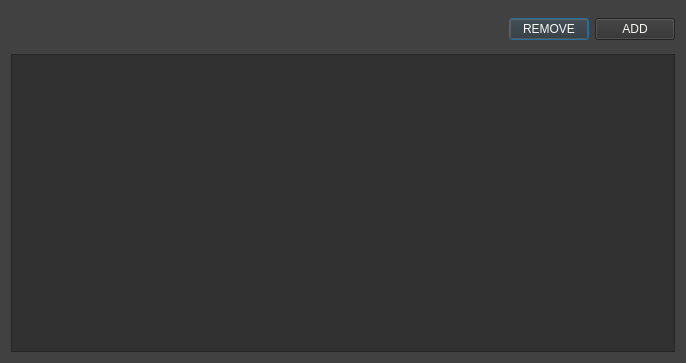
<?xml version="1.0" encoding="UTF-8"?>
<ui version="4.0">
 <class>BreakersTableWin</class>
 <widget class="QDialog" name="BreakersTableWin">
  <property name="geometry">
   <rect>
    <x>0</x>
    <y>0</y>
    <width>686</width>
    <height>363</height>
   </rect>
  </property>
  <property name="windowTitle">
   <string>Dialog</string>
  </property>
  <property name="styleSheet">
   <string notr="true">QDialog{
  background-color: #414141;
	color: rgb(238, 238, 236);
}</string>
  </property>
  <layout class="QGridLayout" name="gridLayout">
   <item row="0" column="0">
    <layout class="QVBoxLayout" name="verticalLayout" stretch="1,1,1,40">
     <item>
      <spacer name="verticalSpacer_2">
       <property name="orientation">
        <enum>Qt::Vertical</enum>
       </property>
       <property name="sizeHint" stdset="0">
        <size>
         <width>20</width>
         <height>40</height>
        </size>
       </property>
      </spacer>
     </item>
     <item>
      <layout class="QHBoxLayout" name="horizontalLayout">
       <item>
        <spacer name="horizontalSpacer">
         <property name="orientation">
          <enum>Qt::Horizontal</enum>
         </property>
         <property name="sizeHint" stdset="0">
          <size>
           <width>40</width>
           <height>20</height>
          </size>
         </property>
        </spacer>
       </item>
       <item>
        <widget class="QPushButton" name="pushButton_2">
         <property name="styleSheet">
          <string notr="true">background-color: #313131;
color: #f8f8f2;</string>
         </property>
         <property name="text">
          <string>REMOVE</string>
         </property>
         <property name="icon">
          <iconset resource="sources.qrc">
           <normaloff>:/imgs/arrow-up_23783.png</normaloff>:/imgs/arrow-up_23783.png</iconset>
         </property>
        </widget>
       </item>
       <item>
        <widget class="QPushButton" name="pushButton">
         <property name="styleSheet">
          <string notr="true">background-color: #313131;
color: #f8f8f2;</string>
         </property>
         <property name="text">
          <string>ADD</string>
         </property>
         <property name="icon">
          <iconset resource="sources.qrc">
           <normaloff>:/imgs/arrow-down_23784.png</normaloff>:/imgs/arrow-down_23784.png</iconset>
         </property>
        </widget>
       </item>
      </layout>
     </item>
     <item>
      <spacer name="verticalSpacer">
       <property name="orientation">
        <enum>Qt::Vertical</enum>
       </property>
       <property name="sizeHint" stdset="0">
        <size>
         <width>20</width>
         <height>40</height>
        </size>
       </property>
      </spacer>
     </item>
     <item>
      <widget class="QTableView" name="tableView">
       <property name="styleSheet">
        <string notr="true">background-color: #313131;
color: #f8f8f2;</string>
       </property>
       <property name="horizontalScrollBarPolicy">
        <enum>Qt::ScrollBarAsNeeded</enum>
       </property>
       <attribute name="horizontalHeaderMinimumSectionSize">
        <number>110</number>
       </attribute>
       <attribute name="horizontalHeaderShowSortIndicator" stdset="0">
        <bool>true</bool>
       </attribute>
       <attribute name="horizontalHeaderStretchLastSection">
        <bool>false</bool>
       </attribute>
       <attribute name="verticalHeaderVisible">
        <bool>false</bool>
       </attribute>
      </widget>
     </item>
    </layout>
   </item>
  </layout>
 </widget>
 <resources>
  <include location="sources.qrc"/>
 </resources>
 <connections/>
</ui>
